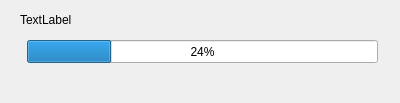
<?xml version="1.0" encoding="UTF-8"?>
<ui version="4.0">
 <class>ProgressBar</class>
 <widget class="QDialog" name="ProgressBar">
  <property name="geometry">
   <rect>
    <x>0</x>
    <y>0</y>
    <width>400</width>
    <height>103</height>
   </rect>
  </property>
  <property name="windowTitle">
   <string>Dialog</string>
  </property>
  <widget class="QProgressBar" name="progressBar">
   <property name="geometry">
    <rect>
     <x>27</x>
     <y>40</y>
     <width>351</width>
     <height>23</height>
    </rect>
   </property>
   <property name="value">
    <number>24</number>
   </property>
  </widget>
  <widget class="QLabel" name="label">
   <property name="geometry">
    <rect>
     <x>20</x>
     <y>10</y>
     <width>361</width>
     <height>20</height>
    </rect>
   </property>
   <property name="text">
    <string>TextLabel</string>
   </property>
  </widget>
 </widget>
 <resources/>
 <connections/>
</ui>
